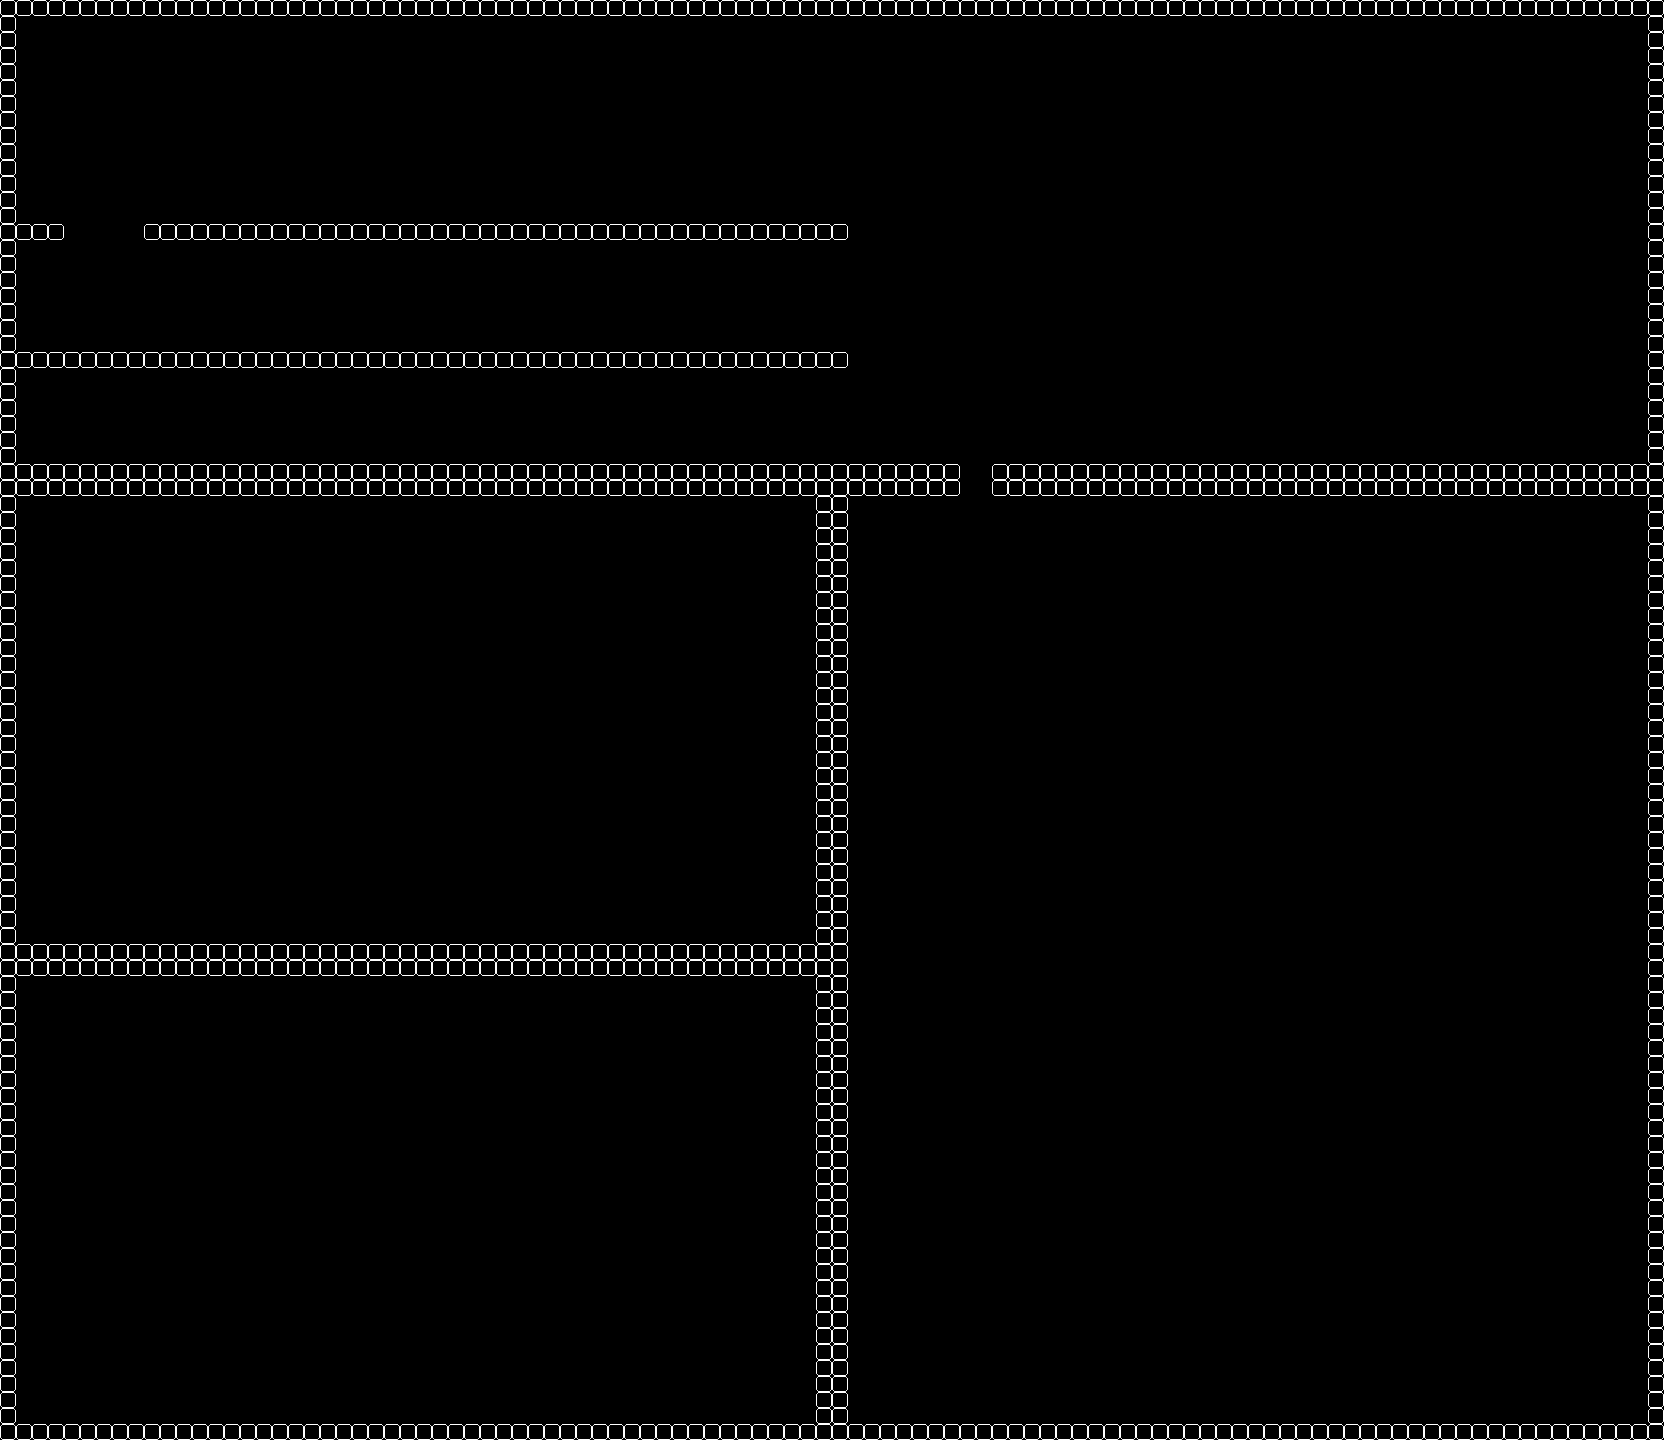

Rendered tile map (Tiled .tmx) drawn with the repository's tilesets; below, a short description and the map source with its tile grids summarised:
An orthogonal 104x90 tile map with 16x16 px tiles, 1 tile layer (collision) and 2 objects (player, laser).

<map version="1.0" orientation="orthogonal" width="104" height="90" tilewidth="16" tileheight="16">
 <properties>
  <property name="sectorshigh" value="3" />
  <property name="sectorswide" value="2" />
 </properties>
 <tileset firstgid="1" name="solids_32" tilewidth="16" tileheight="16">
  <image source="../graphics/tilesetspaceship.png" width="320" height="240" />
 </tileset>
 <layer name="collision" width="104" height="90">
  <data>[9360 cells, 899 non-empty, 1 distinct tile ids]</data>
 </layer>
 <objectgroup name="objects" width="104" height="90">
  <object type="player" x="176" y="208" />
  <object type="laser" x="16" y="336">
   <properties>
    <property name="dir" value="0" />
   </properties>
  </object>
 </objectgroup>
</map>
